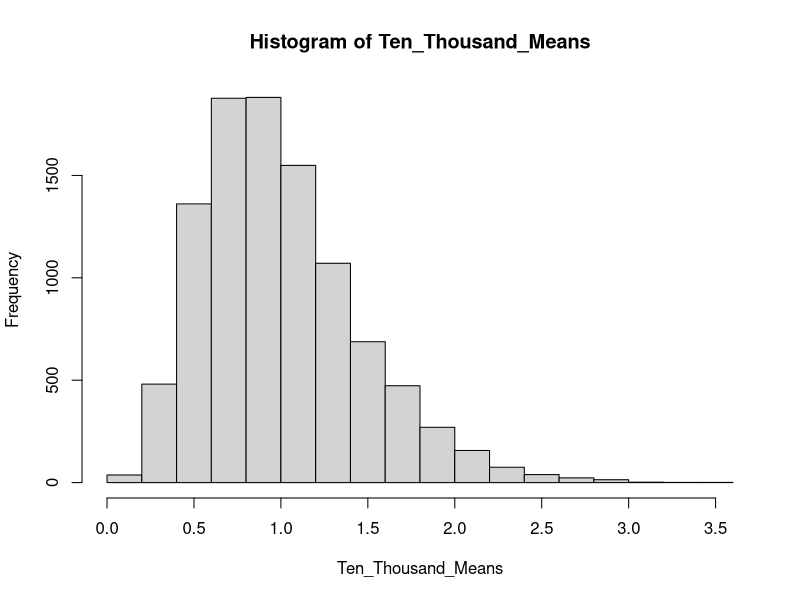
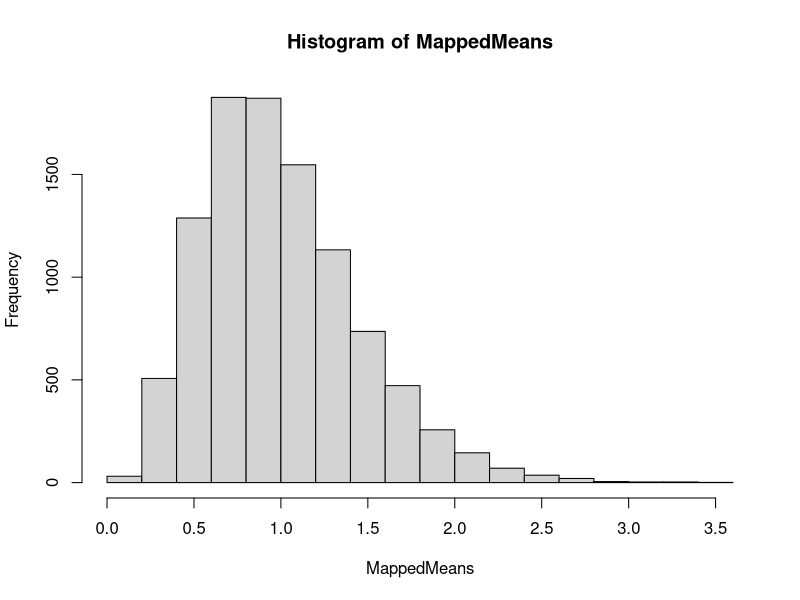
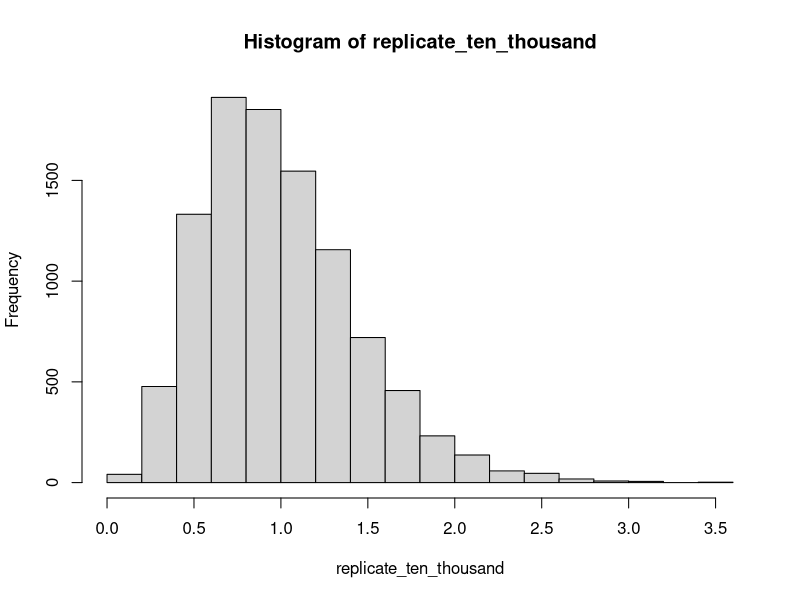
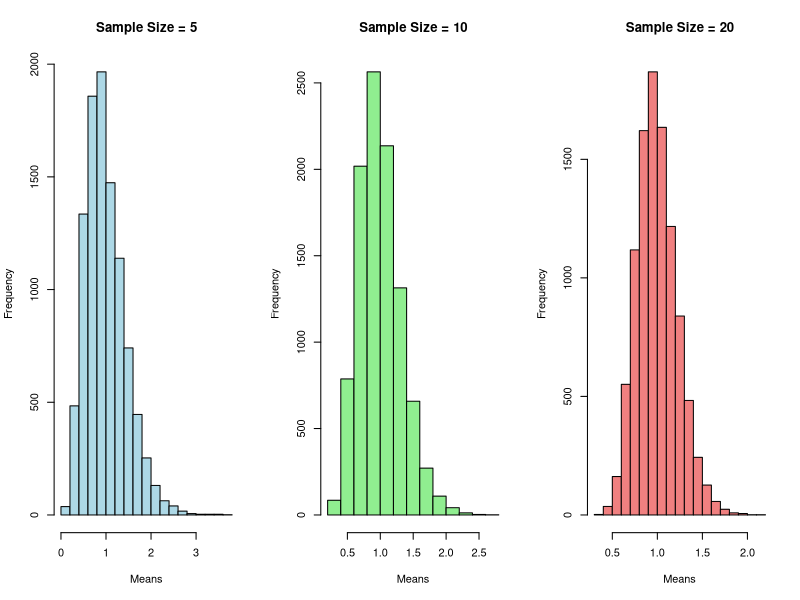

Write R code to recreate these figures, in order.
## ---- chunk 1
knitr::opts_chunk$set(echo = TRUE)
options(scipen = 2)

library(tidyverse)
## ---- chunk 2

problem_1_dt <- tribble( 
  ~x, ~y,    ~w,    ~z,
210,   300,   220,   180,
102,   100,   119,   187,
176,   175,   188,   173,
87,    95,   91,     94,
202,   210,  234,    218,
110,   122,  131,    128)

## ---- chunk 3
map_dbl(problem_1_dt, mean)
## ---- chunk 4
map_dbl(problem_1_dt, sd)
## ---- chunk 5
map(problem_1_dt, sqrt)
## ---- chunk 6
sapply(problem_1_dt, summary)
## ---- chunk 7
Ten_Thousand_Means <- c()
for (i in 1:10000){
  FiveObservations <- rexp(5, rate = 1)
  Ten_Thousand_Means <- append(Ten_Thousand_Means, mean(FiveObservations))
}

hist(Ten_Thousand_Means)
## ---- chunk 8
Ten_Thousand_Lists <- c()
for (i in 1:10000){
  FiveObservations <- list(rexp(5, rate = 1))
  Ten_Thousand_Lists <- append(Ten_Thousand_Lists, FiveObservations)
}

MappedMeans <- map_dbl(Ten_Thousand_Lists, mean)

hist(MappedMeans)
## ---- chunk 9
replicate_ten_thousand <- replicate(10000, mean(rexp(5, 1)))

hist(replicate_ten_thousand)
## ---- chunk 10
Ten_Thousand_Five <- c()
Ten_Thousand_Ten <- c()
Ten_Thousand_Twenty <- c()

for (i in 1:10000){
  FiveObservations <- mean(rexp(5, rate = 1))
  TenObservations <- mean(rexp(10, rate = 1))
  TwentyObservations <- mean(rexp(20, rate = 1))
  
  Ten_Thousand_Five <- append(Ten_Thousand_Five, mean(FiveObservations))
  Ten_Thousand_Ten <- append(Ten_Thousand_Ten, mean(TenObservations))
  Ten_Thousand_Twenty <- append(Ten_Thousand_Twenty, mean(TwentyObservations))
}

par(mfrow = c(1, 3))  # Set up the plotting window for three plots side by side

hist(Ten_Thousand_Five, main = "Sample Size = 5", xlab = "Means", col = "lightblue")
hist(Ten_Thousand_Ten, main = "Sample Size = 10", xlab = "Means", col = "lightgreen")
hist(Ten_Thousand_Twenty, main = "Sample Size = 20", xlab = "Means", col = "lightcoral")

## ---- chunk 11
#Loading the mtcars dataset
data(mtcars)

#Now creating an empty vector that will store the standard deviations.
output <- vector("double", ncol(mtcars))


#This For Loop can calculate the standard deviation for each column.
for (i in seq_along(mtcars)) {
  output[i] <- sd(mtcars[[i]])
}

#To ensure that the 'mtcars' column names are included in the results.
names(output) <- colnames(mtcars)

# Display the standard deviations
output
